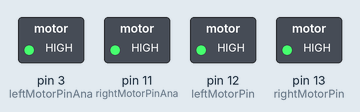
Recording of a sketch running on a simulated Arduino Uno, built with avr-gcc and run on an emulated ATmega328P. On the bench: switched loads named in the sketch (green lamp = pin HIGH).

Above: at 0.05 s.
At 6.95 s:
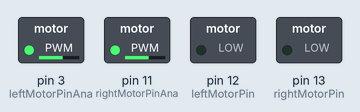
Timing chart, 0 to 9.1 s (numbered marks = the images above):
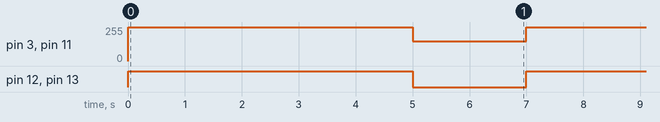

The sketch:

motor_control_sketch01.ino
```cpp
#define leftMotorPin 12 //Pin number for left Motor
#define rightMotorPin 13 //Pin number for left Motor
#define leftMotorPinAna 3 //Pin number for left Motor
#define rightMotorPinAna 11 //Pin number for left Motor

void setup() {
  // put your setup code here, to run once:
  pinMode(leftMotorPin,OUTPUT);
  pinMode(leftMotorPinAna,OUTPUT);

  pinMode(rightMotorPin,OUTPUT);
  pinMode(rightMotorPinAna,OUTPUT);
}

void loop() {
  // put your main code here, to run repeatedly:
  digitalWrite(leftMotorPin,HIGH);
  analogWrite(leftMotorPinAna,255);

  digitalWrite(rightMotorPin,HIGH);
  analogWrite(rightMotorPinAna,255);

  delay(5000);

  digitalWrite(leftMotorPin,LOW);
  analogWrite(leftMotorPinAna,150);

  digitalWrite(rightMotorPin,LOW);
  analogWrite(rightMotorPinAna,150);
  delay(2000);
}
```

Measured:
- by itself, pin 3 (leftMotorPinAna), pin 11 (rightMotorPinAna): alternates 255/255 for 5.0 s and 150/255 for 2.0 s
- by itself, pin 12 (leftMotorPin), pin 13 (rightMotorPin): alternates HIGH for 5.0 s and LOW for 2.0 s
